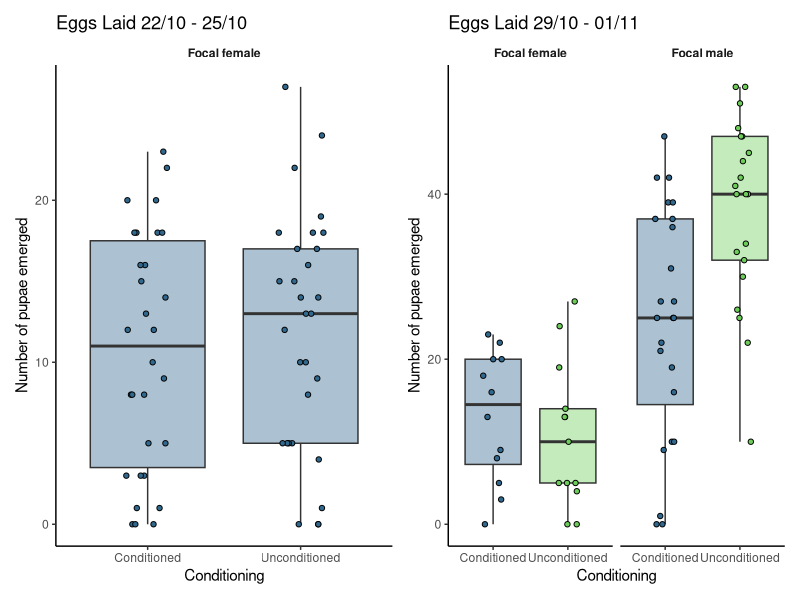

The R script that drew this image:
## Packages
library(tidyverse)
library(ggplot2)
library(readxl)
library(viridisLite)
library(patchwork)


## Choosing colours from viridis to use: 
viridis_colors <- viridis(10)


## Reading pupae data in
reproductive_adultstraits <- read_excel("data/fitness_development/treatment_reproductive.xlsx")
reproductive_adultstraits <- as.data.frame(reproductive_adultstraits)

## adding a sex section 
reproductive_adultstraits$Conditioning <- ifelse(grepl("Conditioned", reproductive_adultstraits$treatment), "Conditioned", "Unconditioned")
reproductive_adultstraits$Sex <- ifelse(grepl("female", reproductive_adultstraits$treatment), "Focal female", "Focal male")


# Plot
# Updated plot
reproductive_boxplot_adultstraits <- ggplot(reproductive_adultstraits, 
                                            aes(x = Conditioning, y = offspring, fill = treatment)) +
  geom_boxplot(outlier.shape = NA, alpha = .4, position = position_dodge(width = 0.9)) +
  geom_point(aes(fill = treatment),
             size = 1.5, shape = 21,
             position = position_jitterdodge(jitter.width = 0.3, dodge.width = 0.9)) +
  scale_fill_manual(values = viridis_colors[c(4, 4, 8, 8)], 
                    labels = c("Conditioned female", "Conditioned male", 
                               "Unconditioned female", "Unconditioned male")) +
  theme_classic() +
  theme(legend.position = "none",
        legend.justification = "right",
        legend.direction = "vertical",
        strip.placement = "outside", 
        strip.background = element_blank(),  
        strip.text = element_text(face = "bold")) +
  labs(x = "Conditioning", 
       y = "Number of pupae emerged",
       fill = "Treatment",
         title = "Eggs Laid 22/10 - 25/10") +
  facet_wrap(~Sex)



#### SECOND ####

## Reading pupae data in
reproductive_adultstraits.2 <- read_excel("data/fitness_development/reproductive.count.2.xlsx")
reproductive_adultstraits.2 <- as.data.frame(reproductive_adultstraits.2)

## adding a sex section 
reproductive_adultstraits.2$Conditioning <- ifelse(grepl("Conditioned", reproductive_adultstraits.2$treatment), "Conditioned", "Unconditioned")
reproductive_adultstraits.2$Sex <- ifelse(grepl("female", reproductive_adultstraits.2$treatment), "Focal female", "Focal male")


# Plot
# Updated plot
reproductive_boxplot_adultstraits.2 <- ggplot(reproductive_adultstraits.2, 
                                            aes(x = Conditioning, y = offspring, fill = treatment)) +
  geom_boxplot(outlier.shape = NA, alpha = .4, position = position_dodge(width = 0.9)) +
  geom_point(aes(fill = treatment),
             size = 1.5, shape = 21,
             position = position_jitterdodge(jitter.width = 0.3, dodge.width = 0.9)) +
  scale_fill_manual(values = viridis_colors[c(4, 4, 8, 8)], 
                    labels = c("Conditioned female", "Conditioned male", 
                               "Unconditioned female", "Unconditioned male")) +
  theme_classic() +
  theme(legend.position = "none",
        legend.justification = "right",
        legend.direction = "vertical",
        strip.placement = "outside", 
        strip.background = element_blank(),  
        strip.text = element_text(face = "bold")) +
  labs(x = "Conditioning", 
       y = "Number of pupae emerged",
       fill = "Treatment",
         title = "Eggs Laid 29/10 - 01/11") +
  facet_wrap(~Sex)


reproductive_boxplot_adultstraits + reproductive_boxplot_adultstraits.2 


